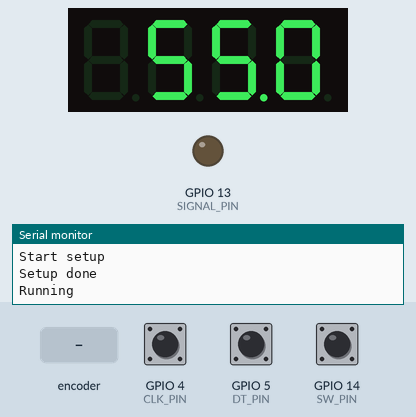
Simulated run of this sketch. Board: ESP32. Parts: 4-digit seven-segment display, output pins drawn as LEDs (lit = HIGH), the last lines printed to the serial monitor. Wiring (inferred from the names in the program): 4-digit 7-segment display, segments lit when LOW: segments GPIO 23, GPIO 22, GPIO 21, GPIO 25, GPIO 26, GPIO 27, GPIO 32, GPIO 33; digit selects GPIO 16, GPIO 17, GPIO 18, GPIO 19. The inputs (shaded band) are chosen by the test bench; at power-on: GPIO 14 (SW_PIN) HIGH, GPIO 4 (CLK_PIN) HIGH, GPIO 5 (DT_PIN) HIGH. Nothing arrives over Bluetooth unless stated; the segment pins are drawn as the display they are named for; pins used as bus, display or sensor lines are not drawn.

Above: at 1.2 s.
1.3 s: rotary encoder on GPIO 4 (CLK_PIN) / GPIO 5 (DT_PIN) turned 3 steps (first pin leading)
At 2.5 s:
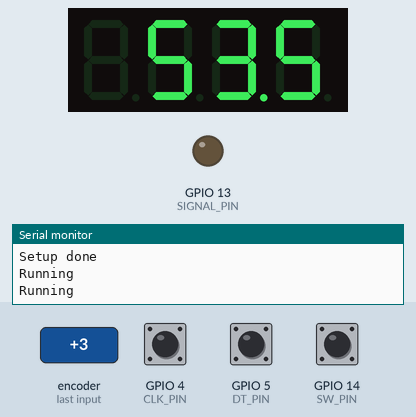
3.4 s: GPIO 14 (SW_PIN) pulled LOW for 0.15 s
At 4.7 s:
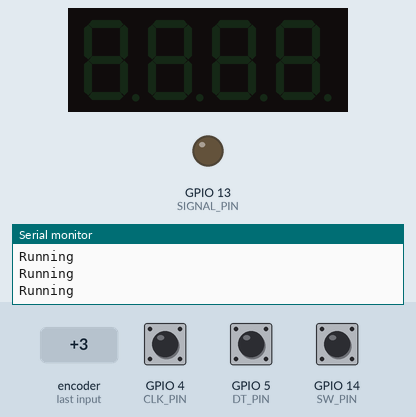
Timing chart, 0 to 6.4 s (numbered marks = the images above; inputs shaded):
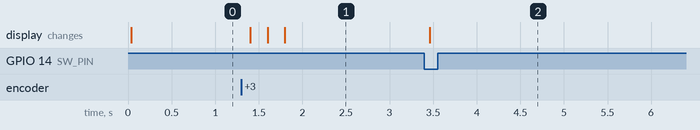

The sketch:

ESP32_TP357_Relay_Controller.ino
```cpp
#include <BLEDevice.h>
#include <BLEUtils.h>
#include <BLEScan.h>
#include <BLEAdvertisedDevice.h>

#define SIGNAL_PIN 13 // Define the signal output pin
#define SCAN_TIME 10  // seconds to scan
#define ADDRESS "ec:59:f9:82:6f:2e" // BLE Device Address
#define MIN_CHANGE_INTERVAL 60000 // Minimum interval between pin changes in milliseconds
const float HYST = 5.0; // Hysteresis in Fahrenheit

// Encoder pins
#define CLK_PIN 4
#define DT_PIN 5
#define SW_PIN 14 // Button

// 4-digit 7-segment display pins (common anode)
const int digitPins[4] = {16, 17, 18, 19}; // Digit selectors (d1 left to d4 right)
const int segmentPins[8] = {23, 22, 21, 25, 26, 27, 32, 33}; // a, b, c, d, e, f, g, dp

// 7-segment patterns (bit 0=a, 1=b, 2=c, 3=d, 4=e, 5=f, 6=g)
const uint8_t patterns[10] = {
  0b00111111, // 0
  0b00000110, // 1
  0b01011011, // 2
  0b01001111, // 3
  0b01100110, // 4
  0b01101101, // 5
  0b01111101, // 6
  0b00000111, // 7
  0b01111111, // 8
  0b01101111  // 9
};

// Display buffers
char displayDigits[4] = {' ', ' ', ' ', ' '};
bool displayDps[4] = {false, false, false, false};
int currentDigit = 0;

// Encoder state
int lastCLKState;

// Setpoint for testing
float setpoint = 55.0;

// Display toggle
bool displayOn = true;
int lastSWState;
unsigned long lastButtonPress = 0;

// BLE globals
BLEScan* pBLEScan;
unsigned long lastChangeTime = 0; // Last time the signal pin was changed
bool scanning = false;
unsigned long nextScanTime = 0;

class MyAdvertisedDeviceCallbacks: public BLEAdvertisedDeviceCallbacks {
  void onResult(BLEAdvertisedDevice advertisedDevice) {
    if (advertisedDevice.getAddress().toString() == ADDRESS) {
      String manufacturerData = advertisedDevice.getManufacturerData();
      if (manufacturerData.length() >= 4) {
        uint8_t byte1 = static_cast<uint8_t>(manufacturerData[1]);
        uint8_t byte2 = static_cast<uint8_t>(manufacturerData[2]);
        int16_t temperatureRaw = (static_cast<int16_t>(byte2) << 8) | byte1;
        float temperature = ((temperatureRaw / 10.0) * 1.8) + 32;
        uint8_t humidity = static_cast<uint8_t>(manufacturerData[3]);
        Serial.print("Temperature: ");
        Serial.print(temperature);
        Serial.print(" F, Humidity: ");
        Serial.print(humidity);
        Serial.println(" %");

        float high_setpoint = setpoint + (HYST / 2.0);
        float low_setpoint = setpoint - (HYST / 2.0);

        unsigned long currentTime = millis();
        if (currentTime - lastChangeTime >= MIN_CHANGE_INTERVAL) {
          if (temperature > high_setpoint && digitalRead(SIGNAL_PIN) == LOW) {
            digitalWrite(SIGNAL_PIN, HIGH);
            lastChangeTime = currentTime;
          } else if (temperature < low_setpoint && digitalRead(SIGNAL_PIN) == HIGH) {
            digitalWrite(SIGNAL_PIN, LOW);
            lastChangeTime = currentTime;
          }
        }
      }
    }
  }
};

void scanComplete(BLEScanResults results) {
  pBLEScan->clearResults();
  scanning = false;
  nextScanTime = millis() + 2000;
}

void updateDisplay() {
  bool is_negative = (setpoint < 0);
  float num = abs(setpoint);
  int whole = (int)num;
  int tenths = (int)round((num - whole) * 10);
  int hundreds = whole / 100;
  int tens = (whole / 10) % 10;
  int ones = whole % 10;

  // Always set tenths and ones
  displayDigits[3] = tenths + '0';
  displayDigits[2] = ones + '0';

  // Decimal point always after the ones place (position 2)
  displayDps[0] = false;
  displayDps[1] = false;
  displayDps[2] = true;
  displayDps[3] = false;

  // Set left digits with blanks for leading positions
  char left0 = ' ';
  char left1 = ' ';
  if (whole >= 10) {
    left1 = tens + '0';
    if (whole >= 100) {
      left0 = hundreds + '0';
    }
  }

  // Handle negative sign by placing '-' in the leftmost position
  if (is_negative) {
    if (whole >= 10) {
      left0 = '-';
    } else {
      left0 = '-';
      left1 = ' ';
    }
  }

  displayDigits[0] = left0;
  displayDigits[1] = left1;
}

void setup() {
  Serial.begin(115200);
  Serial.println("Start setup");

  // Encoder pins
  pinMode(CLK_PIN, INPUT);
  pinMode(DT_PIN, INPUT);
  pinMode(SW_PIN, INPUT_PULLUP);
  lastCLKState = digitalRead(CLK_PIN);
  lastSWState = digitalRead(SW_PIN);

  // Setup display pins
  for (int i = 0; i < 4; i++) {
    pinMode(digitPins[i], OUTPUT);
    digitalWrite(digitPins[i], LOW); // Initial off (LOW for common anode)
  }
  for (int i = 0; i < 8; i++) {
    pinMode(segmentPins[i], OUTPUT);
    digitalWrite(segmentPins[i], HIGH); // Initial off (HIGH)
  }

  updateDisplay();

  // BLE setup
  pinMode(SIGNAL_PIN, OUTPUT);
  digitalWrite(SIGNAL_PIN, LOW); // Initialize signal pin to LOW
  BLEDevice::init("");
  pBLEScan = BLEDevice::getScan(); // create new scan
  pBLEScan->setAdvertisedDeviceCallbacks(new MyAdvertisedDeviceCallbacks(), true);
  pBLEScan->setActiveScan(true);  // active scan uses more power, but get results faster
  pBLEScan->setInterval(100);
  pBLEScan->setWindow(99);  // less or equal setInterval value

  Serial.println("Setup done");
}

void loop() {
  // Read encoder
  int clkState = digitalRead(CLK_PIN);
  if (clkState != lastCLKState && clkState == 1) {
    if (digitalRead(DT_PIN) != clkState) {
      setpoint -= 0.5;
    } else {
      setpoint += 0.5;
    }
    // Updated limits
    if (setpoint < -50.0) setpoint = -50.0;
    if (setpoint > 150.0) setpoint = 150.0;
    lastCLKState = clkState;
    updateDisplay();
  } else {
    lastCLKState = clkState;
  }

  // Read button for toggle
  int swState = digitalRead(SW_PIN);
  if (swState == LOW && lastSWState == HIGH && millis() - lastButtonPress > 50) {
    displayOn = !displayOn;
    lastButtonPress = millis();
  }
  lastSWState = swState;

  // Trigger BLE scan if ready
  if (!scanning && millis() >= nextScanTime) {
    scanning = true;
    pBLEScan->start(SCAN_TIME, scanComplete, false);
  }

  // Multiplex display
  // Turn off all digits
  for (int i = 0; i < 4; i++) {
    digitalWrite(digitPins[i], LOW); // Off (LOW)
  }

  // Set segments for current digit
  char ch = displayDigits[currentDigit];
  bool dp = displayDps[currentDigit];

  if (displayOn) {
    if (ch >= '0' && ch <= '9') {
      int dig = ch - '0';
      uint8_t pat = patterns[dig];
      for (int s = 0; s < 7; s++) {
        digitalWrite(segmentPins[s], (pat & (1 << s)) ? LOW : HIGH); // On: LOW, Off: HIGH
      }
    } else if (ch == '-') {
      for (int s = 0; s < 7; s++) {
        digitalWrite(segmentPins[s], (s == 6) ? LOW : HIGH); // g on for '-'
      }
    } else {
      for (int s = 0; s < 7; s++) {
        digitalWrite(segmentPins[s], HIGH); // Off
      }
    }
    digitalWrite(segmentPins[7], dp ? LOW : HIGH); // DP on: LOW, off: HIGH

    // Turn on current digit
    digitalWrite(digitPins[currentDigit], HIGH); // On (HIGH)
  } else {
    // Display off: set segments off (optional, since digits off)
    for (int s = 0; s < 8; s++) {
      digitalWrite(segmentPins[s], HIGH); // Off
    }
    // Digits already off
  }

  // Persist the digit for a short time
  delay(1);

  // Cycle to next digit
  currentDigit = (currentDigit + 1) % 4;

  // Debug running
  static unsigned long lastDebug = 0;
  if (millis() - lastDebug >= 1000) {
    lastDebug = millis();
    Serial.println("Running");
  }
}
```

Measured:
- after the input at 1.3 s, the display: first changes after 0.10 s (image 1 shows a later state)
- after the input at 3.4 s, the display: changes after 0.06 s (image 2)
